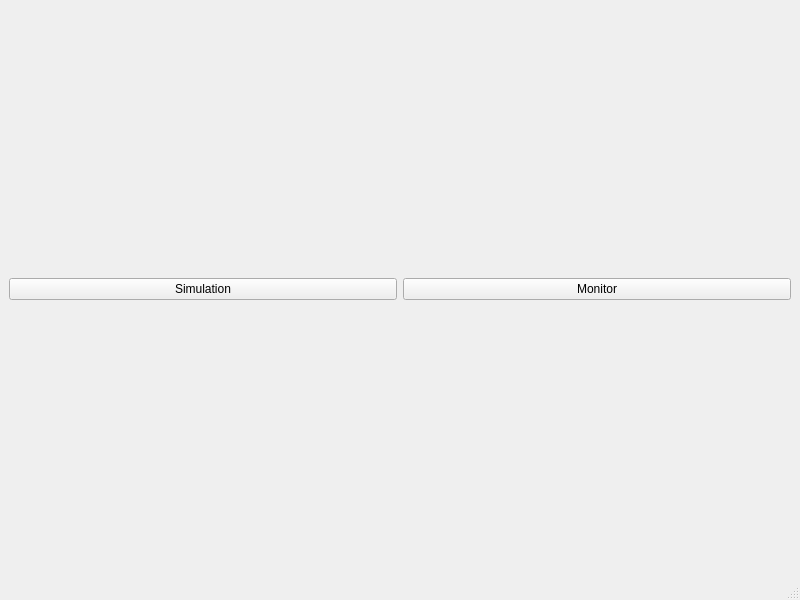
<?xml version="1.0" encoding="UTF-8"?>
<ui version="4.0">
 <class>StartWindow</class>
 <widget class="QMainWindow" name="StartWindow">
  <property name="geometry">
   <rect>
    <x>0</x>
    <y>0</y>
    <width>800</width>
    <height>600</height>
   </rect>
  </property>
  <property name="windowTitle">
   <string>MainWindow</string>
  </property>
  <widget class="QWidget" name="centralwidget">
   <layout class="QGridLayout" name="gridLayout_2">
    <item row="1" column="0">
     <layout class="QGridLayout" name="gridLayout">
      <item row="0" column="0">
       <widget class="QPushButton" name="pushButtonSimulationMode">
        <property name="text">
         <string>Simulation</string>
        </property>
       </widget>
      </item>
      <item row="0" column="1">
       <widget class="QPushButton" name="pushButtonMonitorMode">
        <property name="text">
         <string>Monitor</string>
        </property>
       </widget>
      </item>
     </layout>
    </item>
   </layout>
  </widget>
  <widget class="QMenuBar" name="menubar">
   <property name="geometry">
    <rect>
     <x>0</x>
     <y>0</y>
     <width>800</width>
     <height>21</height>
    </rect>
   </property>
  </widget>
  <widget class="QStatusBar" name="statusbar"/>
 </widget>
 <resources/>
 <connections/>
</ui>
